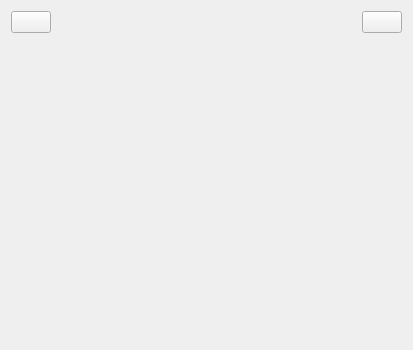
<?xml version="1.0" encoding="UTF-8"?>
<ui version="4.0">
 <class>MasterView</class>
 <widget class="QWidget" name="MasterView">
  <property name="geometry">
   <rect>
    <x>0</x>
    <y>0</y>
    <width>413</width>
    <height>350</height>
   </rect>
  </property>
  <property name="windowTitle">
   <string>MasterView</string>
  </property>
  <layout class="QVBoxLayout" name="verticalLayout">
   <item>
    <layout class="QHBoxLayout" name="horizontalLayout">
     <item>
      <widget class="QPushButton" name="btBack">
       <property name="text">
        <string/>
       </property>
       <property name="icon">
        <iconset resource="lab4.qrc">
         <normaloff>:/image/back.png</normaloff>:/image/back.png</iconset>
       </property>
      </widget>
     </item>
     <item>
      <spacer name="horizontalSpacer">
       <property name="orientation">
        <enum>Qt::Orientation::Horizontal</enum>
       </property>
       <property name="sizeHint" stdset="0">
        <size>
         <width>40</width>
         <height>20</height>
        </size>
       </property>
      </spacer>
     </item>
     <item>
      <widget class="QLabel" name="labelTitle">
       <property name="text">
        <string/>
       </property>
      </widget>
     </item>
     <item>
      <spacer name="horizontalSpacer_2">
       <property name="orientation">
        <enum>Qt::Orientation::Horizontal</enum>
       </property>
       <property name="sizeHint" stdset="0">
        <size>
         <width>40</width>
         <height>20</height>
        </size>
       </property>
      </spacer>
     </item>
     <item>
      <widget class="QPushButton" name="btLogout">
       <property name="text">
        <string/>
       </property>
       <property name="icon">
        <iconset resource="lab4.qrc">
         <normaloff>:/image/logout.png</normaloff>:/image/logout.png</iconset>
       </property>
      </widget>
     </item>
    </layout>
   </item>
   <item>
    <widget class="QStackedWidget" name="stackedWidget"/>
   </item>
  </layout>
 </widget>
 <resources>
  <include location="lab4.qrc"/>
 </resources>
 <connections/>
</ui>
